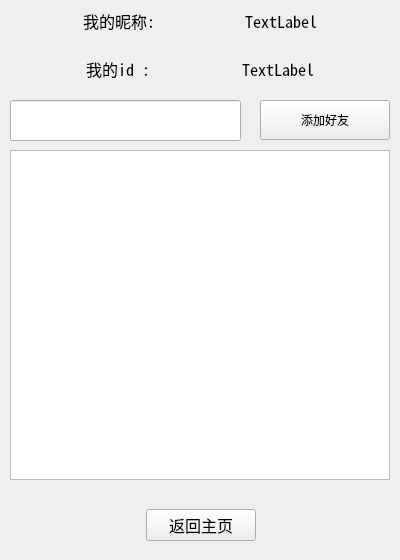
<?xml version="1.0" encoding="UTF-8"?>
<ui version="4.0">
 <class>VXFriendWindow</class>
 <widget class="QWidget" name="VXFriendWindow">
  <property name="geometry">
   <rect>
    <x>0</x>
    <y>0</y>
    <width>400</width>
    <height>560</height>
   </rect>
  </property>
  <property name="minimumSize">
   <size>
    <width>400</width>
    <height>560</height>
   </size>
  </property>
  <property name="maximumSize">
   <size>
    <width>400</width>
    <height>560</height>
   </size>
  </property>
  <property name="windowTitle">
   <string>Form</string>
  </property>
  <widget class="QWidget" name="layoutWidget">
   <property name="geometry">
    <rect>
     <x>10</x>
     <y>500</y>
     <width>381</width>
     <height>51</height>
    </rect>
   </property>
   <layout class="QHBoxLayout" name="horizontalLayout_3">
    <item>
     <spacer name="horizontalSpacer_7">
      <property name="orientation">
       <enum>Qt::Horizontal</enum>
      </property>
      <property name="sizeHint" stdset="0">
       <size>
        <width>40</width>
        <height>20</height>
       </size>
      </property>
     </spacer>
    </item>
    <item>
     <widget class="QPushButton" name="exitBtm">
      <property name="minimumSize">
       <size>
        <width>110</width>
        <height>30</height>
       </size>
      </property>
      <property name="font">
       <font>
        <family>Noto Sans Mono CJK SC</family>
        <pointsize>12</pointsize>
       </font>
      </property>
      <property name="text">
       <string>返回主页</string>
      </property>
     </widget>
    </item>
    <item>
     <spacer name="horizontalSpacer_8">
      <property name="orientation">
       <enum>Qt::Horizontal</enum>
      </property>
      <property name="sizeHint" stdset="0">
       <size>
        <width>40</width>
        <height>20</height>
       </size>
      </property>
     </spacer>
    </item>
   </layout>
  </widget>
  <widget class="QWidget" name="widget" native="true">
   <property name="geometry">
    <rect>
     <x>0</x>
     <y>0</y>
     <width>400</width>
     <height>90</height>
    </rect>
   </property>
   <property name="minimumSize">
    <size>
     <width>400</width>
     <height>90</height>
    </size>
   </property>
   <property name="maximumSize">
    <size>
     <width>400</width>
     <height>90</height>
    </size>
   </property>
   <layout class="QVBoxLayout" name="verticalLayout">
    <item>
     <layout class="QHBoxLayout" name="horizontalLayout">
      <item>
       <spacer name="horizontalSpacer_6">
        <property name="orientation">
         <enum>Qt::Horizontal</enum>
        </property>
        <property name="sizeHint" stdset="0">
         <size>
          <width>40</width>
          <height>20</height>
         </size>
        </property>
       </spacer>
      </item>
      <item>
       <widget class="QLabel" name="label">
        <property name="font">
         <font>
          <family>Noto Sans Mono CJK SC</family>
          <pointsize>12</pointsize>
         </font>
        </property>
        <property name="text">
         <string>我的昵称:</string>
        </property>
       </widget>
      </item>
      <item>
       <spacer name="horizontalSpacer">
        <property name="orientation">
         <enum>Qt::Horizontal</enum>
        </property>
        <property name="sizeHint" stdset="0">
         <size>
          <width>40</width>
          <height>20</height>
         </size>
        </property>
       </spacer>
      </item>
      <item>
       <widget class="QLabel" name="nameLab">
        <property name="font">
         <font>
          <family>Noto Sans Mono CJK SC</family>
          <pointsize>12</pointsize>
         </font>
        </property>
        <property name="text">
         <string>TextLabel</string>
        </property>
       </widget>
      </item>
      <item>
       <spacer name="horizontalSpacer_2">
        <property name="orientation">
         <enum>Qt::Horizontal</enum>
        </property>
        <property name="sizeHint" stdset="0">
         <size>
          <width>40</width>
          <height>20</height>
         </size>
        </property>
       </spacer>
      </item>
     </layout>
    </item>
    <item>
     <layout class="QHBoxLayout" name="horizontalLayout_2">
      <item>
       <spacer name="horizontalSpacer_5">
        <property name="orientation">
         <enum>Qt::Horizontal</enum>
        </property>
        <property name="sizeHint" stdset="0">
         <size>
          <width>40</width>
          <height>20</height>
         </size>
        </property>
       </spacer>
      </item>
      <item>
       <widget class="QLabel" name="label_2">
        <property name="font">
         <font>
          <family>Noto Sans Mono CJK SC</family>
          <pointsize>12</pointsize>
         </font>
        </property>
        <property name="text">
         <string>我的id :</string>
        </property>
       </widget>
      </item>
      <item>
       <spacer name="horizontalSpacer_3">
        <property name="orientation">
         <enum>Qt::Horizontal</enum>
        </property>
        <property name="sizeHint" stdset="0">
         <size>
          <width>40</width>
          <height>20</height>
         </size>
        </property>
       </spacer>
      </item>
      <item>
       <widget class="QLabel" name="idLab">
        <property name="font">
         <font>
          <family>Noto Sans Mono CJK SC</family>
          <pointsize>12</pointsize>
         </font>
        </property>
        <property name="text">
         <string>TextLabel</string>
        </property>
       </widget>
      </item>
      <item>
       <spacer name="horizontalSpacer_4">
        <property name="orientation">
         <enum>Qt::Horizontal</enum>
        </property>
        <property name="sizeHint" stdset="0">
         <size>
          <width>40</width>
          <height>20</height>
         </size>
        </property>
       </spacer>
      </item>
     </layout>
    </item>
   </layout>
  </widget>
  <widget class="QLineEdit" name="idLdt">
   <property name="geometry">
    <rect>
     <x>10</x>
     <y>100</y>
     <width>231</width>
     <height>41</height>
    </rect>
   </property>
  </widget>
  <widget class="QPushButton" name="addBtm">
   <property name="geometry">
    <rect>
     <x>260</x>
     <y>100</y>
     <width>130</width>
     <height>40</height>
    </rect>
   </property>
   <property name="text">
    <string>添加好友</string>
   </property>
  </widget>
  <widget class="QListWidget" name="listWidget">
   <property name="geometry">
    <rect>
     <x>10</x>
     <y>150</y>
     <width>380</width>
     <height>330</height>
    </rect>
   </property>
   <property name="minimumSize">
    <size>
     <width>380</width>
     <height>330</height>
    </size>
   </property>
   <property name="maximumSize">
    <size>
     <width>380</width>
     <height>330</height>
    </size>
   </property>
  </widget>
 </widget>
 <resources/>
 <connections/>
</ui>
